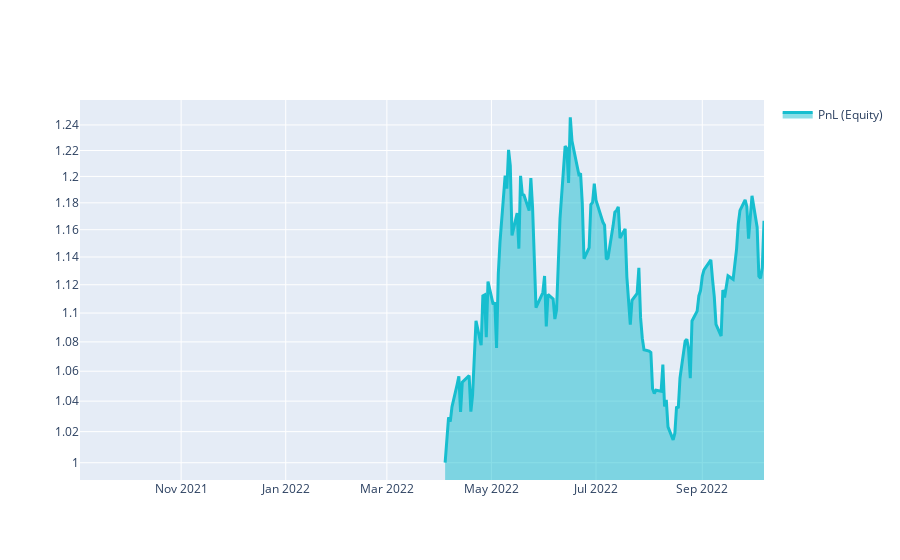

Notebook source saved alongside this figure:
### Markdown cell above
# Q18 Quick Start

This template shows you the basic steps for taking part to the **Q18 NASDAQ-100 Stock Long-Short contest**.

### Code cell
import xarray as xr

import qnt.ta as qnta
import qnt.data as qndata
import qnt.output as qnout
import qnt.stats as qns

data = qndata.stocks.load_ndx_data(min_date="2021-09-03")

close     = data.sel(field="close")
is_liquid = data.sel(field="is_liquid")
sma_slow  = qnta.sma(close, 250)
sma_fast  = qnta.sma(close, 15)
weights   = xr.where(sma_slow < sma_fast, 1, -1)
weights   = weights * is_liquid

weights = qnout.clean(weights, data, "stocks_nasdaq100")

# calc stats
stats = qns.calc_stat(data, weights.sel(time=slice("2022-04-03", None)))
display(stats.to_pandas().tail())

# graph
performance = stats.to_pandas()["equity"]
import qnt.graph as qngraph

qngraph.make_plot_filled(performance.index, performance, name="PnL (Equity)", type="log")

### Figure 1 — Plotly figure (JSON) as saved in the notebook; plotly's stock layout.template omitted (floating-point values rounded to 4 significant figures; data arrays with more than 128 entries replaced by an {"elided": "..."} marker saying what was removed)
{"data": [{"fill": "tonexty", "line": {"color": "#17BECF", "width": 3}, "name": "PnL (Equity)", "type": "scatter", "x": {"elided": "276 str values"}, "y": {"elided": "276 float values"}}], "layout": {"showlegend": true, "yaxis": {"range": [-0.004777, 0.1003], "type": "log"}}}
